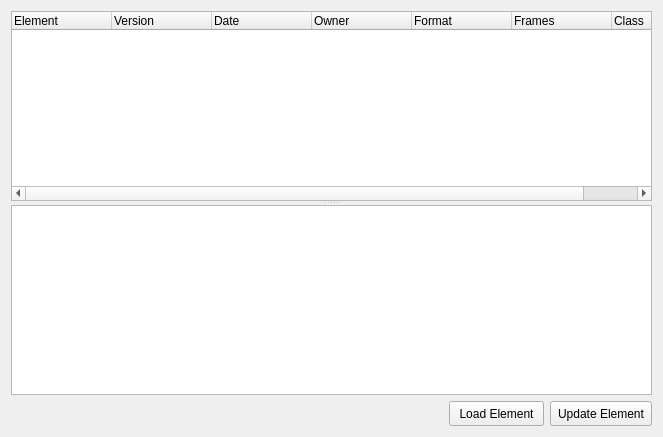
        <widget class="QWidget" name="elementsTab">
         <attribute name="title">
          <string>Elements</string>
         </attribute>
         <layout class="QHBoxLayout" name="horizontalLayout_2">
          <item>
           <layout class="QVBoxLayout" name="verticalLayout_3">
            <item>
             <widget class="QSplitter" name="splitter">
              <property name="orientation">
               <enum>Qt::Vertical</enum>
              </property>
              <widget class="QTreeWidget" name="elementDetailTree">
               <column>
                <property name="text">
                 <string>Element</string>
                </property>
               </column>
               <column>
                <property name="text">
                 <string>Version</string>
                </property>
               </column>
               <column>
                <property name="text">
                 <string>Date</string>
                </property>
               </column>
               <column>
                <property name="text">
                 <string>Owner</string>
                </property>
               </column>
               <column>
                <property name="text">
                 <string>Format</string>
                </property>
               </column>
               <column>
                <property name="text">
                 <string>Frames</string>
                </property>
               </column>
               <column>
                <property name="text">
                 <string>Class</string>
                </property>
               </column>
              </widget>
              <widget class="QTextEdit" name="elementInfo">
               <property name="sizePolicy">
                <sizepolicy hsizetype="Expanding" vsizetype="Expanding">
                 <horstretch>0</horstretch>
                 <verstretch>0</verstretch>
                </sizepolicy>
               </property>
               <property name="minimumSize">
                <size>
                 <width>0</width>
                 <height>125</height>
                </size>
               </property>
               <property name="maximumSize">
                <size>
                 <width>16777215</width>
                 <height>300</height>
                </size>
               </property>
               <property name="html">
                <string>&lt;!DOCTYPE HTML PUBLIC &quot;-//W3C//DTD HTML 4.0//EN&quot; &quot;http://www.w3.org/TR/REC-html40/strict.dtd&quot;&gt;
&lt;html&gt;&lt;head&gt;&lt;meta name=&quot;qrichtext&quot; content=&quot;1&quot; /&gt;&lt;style type=&quot;text/css&quot;&gt;
p, li { white-space: pre-wrap; }
&lt;/style&gt;&lt;/head&gt;&lt;body style=&quot; font-family:'MS Shell Dlg 2'; font-size:8.25pt; font-weight:400; font-style:normal;&quot;&gt;
&lt;p style=&quot;-qt-paragraph-type:empty; margin-top:0px; margin-bottom:0px; margin-left:0px; margin-right:0px; -qt-block-indent:0; text-indent:0px; font-size:8pt;&quot;&gt;&lt;/p&gt;&lt;/body&gt;&lt;/html&gt;</string>
               </property>
              </widget>
             </widget>
            </item>
            <item>
             <layout class="QHBoxLayout" name="elementsButtonCP">
              <item>
               <spacer name="horizontalSpacer_2">
                <property name="orientation">
                 <enum>Qt::Horizontal</enum>
                </property>
                <property name="sizeHint" stdset="0">
                 <size>
                  <width>438</width>
                  <height>22</height>
                 </size>
                </property>
               </spacer>
              </item>
              <item>
               <widget class="QPushButton" name="loadElementButton">
                <property name="sizePolicy">
                 <sizepolicy hsizetype="Fixed" vsizetype="Fixed">
                  <horstretch>0</horstretch>
                  <verstretch>0</verstretch>
                 </sizepolicy>
                </property>
                <property name="minimumSize">
                 <size>
                  <width>95</width>
                  <height>25</height>
                 </size>
                </property>
                <property name="maximumSize">
                 <size>
                  <width>95</width>
                  <height>25</height>
                 </size>
                </property>
                <property name="text">
                 <string>Load Element</string>
                </property>
               </widget>
              </item>
              <item>
               <widget class="QPushButton" name="updateElementButton">
                <property name="sizePolicy">
                 <sizepolicy hsizetype="Fixed" vsizetype="Fixed">
                  <horstretch>0</horstretch>
                  <verstretch>0</verstretch>
                 </sizepolicy>
                </property>
                <property name="minimumSize">
                 <size>
                  <width>102</width>
                  <height>25</height>
                 </size>
                </property>
                <property name="maximumSize">
                 <size>
                  <width>102</width>
                  <height>25</height>
                 </size>
                </property>
                <property name="text">
                 <string>Update Element</string>
                </property>
               </widget>
              </item>
             </layout>
            </item>
           </layout>
          </item>
         </layout>
        </widget>
